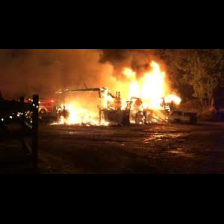
#> input picture outputs/resized_images/Fire/image_102.png, 224 x 224 px; its folder holds only this picture in this run
$ jupyter execute --allow-errors 04_eda_and_feature_extraction.ipynb   (shell and % lines are left out)
#> lines starting #> are read from the running program, lines starting #| are printed output that depends on the picture; after the words box and inside, x2 and y2 are one past the last pixel; in counts of white or black regions, pixels touching at a corner belong together
# Stage 1: dataset description, EDA, and feature extraction

Fire, smoke, and neutral scene classification for the MIDS w281 final project.

This notebook is written to run from top to bottom in Google Colab. The first code cell installs the packages Colab does not already provide, then the notebook downloads the dataset, describes it, and extracts three feature families:

1. A simple feature: an HSV color histogram.
2. A hand-designed feature: geometry of a flame-colored region.
3. A pretrained feature: a 2048-dimensional ResNet50 embedding.

It then plots how those features vary across the three classes, and it reduces them with PCA and t-SNE.

Stage 1 output categories are Fire, Smoke, and Neutral. The later grid-level intensity task is out of scope here.

Turn on a GPU runtime if you have one (Runtime, Change runtime type, T4 GPU). The notebook still runs on CPU. Set `QUICK = True` in the setup cell if you only want a short check.

## 0. Install and import

Colab already has PyTorch. The install cell adds OpenCV, scikit-learn, and the plotting libraries used below.

[cell 1]
# Colab install. Safe to rerun locally; packages that are already present are left alone.

[cell 2]
import sys
from pathlib import Path

import cv2
import matplotlib.pyplot as plt
import numpy as np
import pandas as pd
import torch
import torch.nn as nn
from PIL import Image
from sklearn.decomposition import PCA
from sklearn.manifold import TSNE
from sklearn.preprocessing import StandardScaler
from torchvision.models import ResNet50_Weights, resnet50
from tqdm.auto import tqdm

IN_COLAB = "google.colab" in sys.modules

# Full training set by default. Set True for a fast sanity check (40 images per class).
QUICK = False
SAMPLE_PER_CLASS = 40
RANDOM_STATE = 0
IMAGE_SIZE = 224

CLASSES = ["Fire", "Smoke", "Neutral"]
CLASS_COLORS = {"Fire": "#d35400", "Smoke": "#7f8c8d", "Neutral": "#1e8449"}

if IN_COLAB:
    ROOT = Path("/content/MIDS-281-project")
else:
    ROOT = Path.cwd()
    if ROOT.name == "notebooks":
        ROOT = ROOT.parent

DATA_DIR = ROOT / "data"
DATASET_DIR = DATA_DIR / "FIRE-SMOKE-DATASET"
OUTPUT_DIR = ROOT / "outputs"
OUTPUT_DIR.mkdir(parents=True, exist_ok=True)

print("Colab:", IN_COLAB)
print("Project root:", ROOT)
print("Torch:", torch.__version__, "| CUDA:", torch.cuda.is_available())
#> (this line was passed over: torch is not available in this run)

## 1. Dataset

**Link:** [DeepQuestAI Fire-Smoke-Dataset v1](https://github.com/DeepQuestAI/Fire-Smoke-Dataset/releases/download/v1/FIRE-SMOKE-DATASET.zip)

The zip is the same release used in `00_extract_dataset.ipynb`. It is organized as `Train/` and `Test/`, and each split has three folders: `Fire`, `Smoke`, and `Neutral`.

The proposal expects about 1,000 images in each category, roughly 900 for training and 100 for testing. The next cells download the zip if it is not already under `data/`, then count the files so the report uses the actual inventory rather than the proposal's round numbers.

[cell 3]
import urllib.request
import zipfile

DATASET_URL = (
    "https://github.com/DeepQuestAI/Fire-Smoke-Dataset/"
    "releases/download/v1/FIRE-SMOKE-DATASET.zip"
)
ZIP_PATH = DATA_DIR / "FIRE-SMOKE-DATASET.zip"
DATA_DIR.mkdir(parents=True, exist_ok=True)

#> (the rest of this cell did not finish here and is left out)

[cell 4]
EXTENSIONS = {".jpg", ".jpeg", ".png"}

def list_images(split):
    records = []
    for label in CLASSES:
        folder = DATASET_DIR / split / label
        paths = sorted(
            p for p in folder.rglob("*")
            if p.is_file() and p.suffix.lower() in EXTENSIONS
        )
        for path in paths:
            with Image.open(path) as im:
                width, height = im.size
                mode = im.mode
            records.append({
                "split": split,
                "label": label,
                "path": str(path),
                "width": width,
                "height": height,
                "pixels": width * height,
                "mode": mode,
            })
    return records

inventory = pd.DataFrame(list_images("Train") + list_images("Test"))
#> in list_images, im is the input picture: PIL image 224x224 RGB; mean R, G, B 57.1, 36.2, 20.7
#> inventory = table of 2 rows and 7 columns
counts = (
    inventory.groupby(["split", "label"])
    .size()
    .unstack("label")
    .reindex(columns=CLASSES)
)
#> counts = table of 2 rows and 3 columns
print(counts.to_string())
#| label  Fire  Smoke  Neutral
#| split
#| Test      1    NaN      NaN
#| Train     1    NaN      NaN
print("Total images:", len(inventory))
#| Total images: 2
inventory.head()
#> Out = table of 2 rows and 7 columns

## 2. What the pictures look like

Each row is one class. These are the first four training images in sorted filename order, so the grid is the same every time the notebook runs.

The scenes are not controlled photographs of a single object. Fire frames mix flame color, smoke, and a background (room, forest, vehicle, night sky). Smoke frames are often a gray or white plume with the background still visible. Neutral frames are ordinary scenes, and some of them contain orange or bright regions that can look a little like flame if a model only looks at color.

[cell 5]
def read_rgb(path):
    bgr = cv2.imread(str(path), cv2.IMREAD_COLOR)
    if bgr is None:
        return None
    return cv2.cvtColor(bgr, cv2.COLOR_BGR2RGB)

fig, axes = plt.subplots(len(CLASSES), 4, figsize=(12, 8))
for row, label in enumerate(CLASSES):
    paths = inventory[(inventory.split == "Train") & (inventory.label == label)]["path"].head(4)
    for col, path in enumerate(paths):
        ax = axes[row, col]
        image = read_rgb(path)
        ax.imshow(image)
        ax.set_title(f"{label}\n{image.shape[1]}x{image.shape[0]}", fontsize=9)
        ax.axis("off")
fig.suptitle("Example training images", fontsize=14)
fig.tight_layout()
plt.show()

## 3. How the dataset varies

Three kinds of variation matter for this classifier.

**Category balance.** The task is a three-way classification. If one class had far more images, accuracy would be a poor summary. The bar chart checks that.

**Size and resolution.** The files are not one camera setting. Width and height change from image to image, and many files are small. Every feature below is computed after a resize to 224 by 224, which is the input size ResNet50 expects. Direct resize changes the aspect ratio. That is a deliberate trade: every image then occupies the same pixel grid, and black padding does not get counted as part of the scene.

**Appearance.** Flame hue, brightness, and size change inside the Fire class. Smoke changes in density and in how much of the frame it covers. Neutral images differ in background, lighting, and whether any warm colors are present. The resolution scatter and the pixel-count table are the quantitative part of that description. The feature plots later in the notebook show the appearance part.

[cell 6]
fig, axes = plt.subplots(1, 2, figsize=(12, 4))

count_plot = counts.T  # label x split
#> count_plot = table of 3 rows and 2 columns
x = np.arange(len(CLASSES))
width = 0.36
axes[0].bar(x - width / 2, count_plot["Train"], width, label="Train", color="#1f4e79")
axes[0].bar(x + width / 2, count_plot["Test"], width, label="Test", color="#7fb3d5")
axes[0].set_xticks(x)
axes[0].set_xticklabels(CLASSES)
axes[0].set_ylabel("Images")
axes[0].set_title("Images per category")
axes[0].legend()

for label, group in inventory.groupby("label"):
    axes[1].scatter(
        group["width"],
        group["height"],
        s=12,
        alpha=0.45,
        c=CLASS_COLORS[label],
        label=label,
    )
axes[1].set_xlabel("Width (pixels)")
axes[1].set_ylabel("Height (pixels)")
axes[1].set_title("Original resolution, train and test")
axes[1].legend(markerscale=2)

fig.tight_layout()
plt.show()
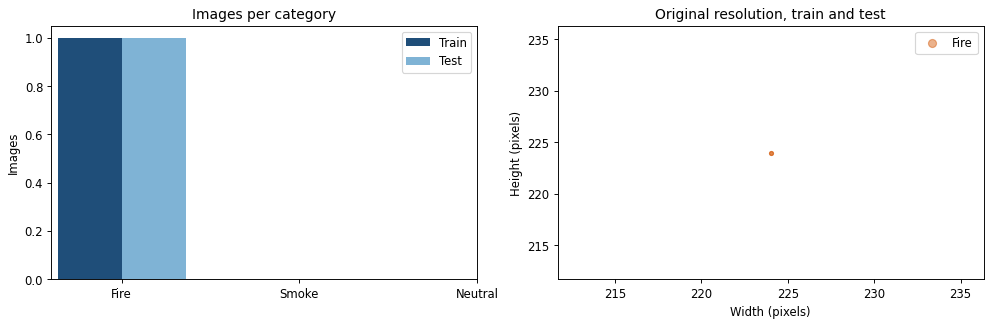
#> figure drawn by matplotlib, 2 panels; panel 1: tallest bar 1 high, from x = -0.36 to 0; panel 1: tallest bar 1 high, from x = -2.78e-17 to 0.36

size_summary = (
    inventory.groupby("label")[["width", "height", "pixels"]]
    .agg(["min", "median", "max"])
)
#> size_summary = table of 1 rows and 9 columns
size_summary
#> Out = table of 1 rows and 9 columns

## 4. Classification problem and the features chosen for it

**Problem.** Given one RGB image, predict one of three labels: Fire, Smoke, or Neutral. About 900 training images and 100 test images are expected in each category. The exact counts are in the table above.

**Why these three features.** The classes overlap in ways that a single descriptor handles badly. Fire is partly a color event (yellow, orange, and red, usually bright). Smoke is partly a texture and contrast event (a soft gray or white region that still lets the background show through). Neutral images can contain sunsets, headlights, or orange objects, so color by itself will make mistakes. The three features below answer three different questions.

**Simple feature: HSV histogram (48 numbers).** Sixteen bins each for hue, saturation, and value, each channel scaled to sum to 1. Hue separates orange flame from green or blue backgrounds. Saturation separates colorful flame from gray smoke. Value separates a bright flame core from a dark frame. A histogram throws away position, which is acceptable for a first feature and matches the proposal. Edges and raw pixels would mostly measure the background, because the flame is often a small part of the frame.

**Hand-designed feature: flame-region geometry (11 numbers).** A fixed color rule marks pixels that look like flame: OpenCV hue at most 25 or at least 160 (red), or hue from 15 to 40 (yellow), with saturation at least 90 and value at least 140 (yellow also requires value at least 160). From that mask the notebook records:

- fire fraction, the share of pixels that pass the rule
- centroid row and column, as a fraction of the frame
- share of those pixels in the top, middle, and bottom third
- bounding-box height and width, as a fraction of the frame, and their ratio
- compactness, `4 * pi * area / perimeter^2` of the mask contours
- edge density, Canny edge pixels inside the mask divided by mask area

This is the custom feature from the proposal: how much flame-colored area there is, where it sits, what shape it has, and whether its boundary is sharp. Smoke and neutral images should score near zero on fire fraction. A sunset can still light the rule up, which is why this feature is paired with the other two rather than used alone.

**Pretrained feature: ResNet50 embedding (2048 numbers).** The network is the ImageNet ResNet50 with its classification layer removed, so each image becomes the 2048-dimensional global-average-pooled vector from the last convolutional stage. Those coordinates were learned on a large set of photographs. They respond to texture, object context, and scene layout that a hue threshold cannot name: a plume against trees, a room interior, a night street. The illustration for this feature is the mean activation of that last stage, resized onto the image, so we can see where the network was responding.

Features for modeling are computed on the training images only. The test folder is counted in the EDA and then left alone.

[cell 7]
HSV_BINS = 16
HAND_NAMES = [
    "fire_fraction",
    "centroid_row",
    "centroid_col",
    "mass_top",
    "mass_middle",
    "mass_bottom",
    "bbox_height_frac",
    "bbox_width_frac",
    "aspect",
    "compactness",
    "edge_density",
]

def resize_rgb(image, size=IMAGE_SIZE):
    return cv2.resize(image, (size, size), interpolation=cv2.INTER_AREA)

def hsv_histogram(rgb, bins=HSV_BINS):
    """Simple feature. Per-channel HSV histogram, 16 bins, each channel sums to 1."""
    hsv = cv2.cvtColor(rgb, cv2.COLOR_RGB2HSV)
    ranges = [(0, 180), (0, 256), (0, 256)]
    parts = []
    for channel, (low, high) in enumerate(ranges):
        hist = cv2.calcHist([hsv], [channel], None, [bins], [low, high]).flatten()
        parts.append(hist / (hist.sum() + 1e-8))
    return np.concatenate(parts).astype(np.float32)

def flame_mask(rgb):
    hsv = cv2.cvtColor(rgb, cv2.COLOR_RGB2HSV)
    hue, sat, val = cv2.split(hsv)
    red = ((hue <= 25) | (hue >= 160)) & (sat >= 90) & (val >= 140)
    yellow = (hue >= 15) & (hue <= 40) & (sat >= 90) & (val >= 160)
    return (red | yellow).astype(np.uint8)

def flame_features(rgb):
    """Hand-designed feature. Geometry of the flame-colored mask."""
    mask = flame_mask(rgb)
    height, width = mask.shape
    area = float(mask.sum())
    total = float(height * width)
    if area < 1:
        return np.zeros(len(HAND_NAMES), dtype=np.float32), mask

    rows, cols = np.nonzero(mask)
    centroid_row = rows.mean() / height
    centroid_col = cols.mean() / width
    mass_top = float((rows < height / 3).mean())
    mass_middle = float(((rows >= height / 3) & (rows < 2 * height / 3)).mean())
    mass_bottom = float((rows >= 2 * height / 3).mean())
    box_h = (rows.max() - rows.min() + 1) / height
    box_w = (cols.max() - cols.min() + 1) / width
    aspect = box_w / (box_h + 1e-8)

    contours, _ = cv2.findContours(mask, cv2.RETR_EXTERNAL, cv2.CHAIN_APPROX_SIMPLE)
    perimeter = sum(cv2.arcLength(contour, True) for contour in contours)
    compactness = (4 * np.pi * area) / (perimeter * perimeter + 1e-8)

    gray = cv2.cvtColor(rgb, cv2.COLOR_RGB2GRAY)
    edges = cv2.Canny(gray, 80, 160)
    edge_density = float(((edges > 0) & (mask > 0)).sum()) / area

    vector = np.array([
        area / total,
        centroid_row,
        centroid_col,
        mass_top,
        mass_middle,
        mass_bottom,
        box_h,
        box_w,
        aspect,
        compactness,
        edge_density,
    ], dtype=np.float32)
    return vector, mask

def canny_edges(rgb):
    gray = cv2.cvtColor(rgb, cv2.COLOR_RGB2GRAY)
    return cv2.Canny(gray, 80, 160)

## 5. Feature illustrations

One training image from each class, resized to 224 by 224. Columns:

1. The resized image.
2. The HSV histogram (the simple feature). Hue is drawn on 0 to 180 because that is OpenCV's hue range. Saturation and value use 0 to 255.
3. The flame-color mask and the Canny edges that the hand-designed feature is built from.
4. The mean ResNet50 last-stage activation, upsampled and drawn over the image. Bright regions are where the pretrained network responded most, averaged across the 2048 channels. This is an illustration of the learned feature, not the 2048 numbers themselves. The numbers are extracted in the next section.

[cell 8]
weights = ResNet50_Weights.DEFAULT
#> (the rest of this cell did not finish here and is left out)

## 6. Extract features for the training set

HSV and the flame geometry are computed on the 224 by 224 image. The ResNet embedding uses the library's own ImageNet preprocessing, which resizes and normalizes the original file, so the learned feature is not tied to our stretch-resize.

`QUICK = True` keeps 40 images per class so the rest of the notebook can be checked in a few minutes. Leave it `False` for the writeup.

[cell 9]
train = inventory[inventory.split == "Train"].copy()
#> train = table of 1 rows and 7 columns
if QUICK:
    parts = []
    for label, frame in train.groupby("label"):
        n = min(SAMPLE_PER_CLASS, len(frame))
        parts.append(frame.sample(n, random_state=RANDOM_STATE))
    train = pd.concat(parts, ignore_index=True)
    print("Quick mode:", train.groupby("label").size().to_dict())
else:
    print("Full training set:", len(train))
#| Full training set: 1

paths = train["path"].tolist()
labels = train["label"].tolist()
#> labels = ['Fire']

hsv_rows = []
hand_rows = []
for path in tqdm(paths, desc="HSV and flame features"):
    image = resize_rgb(read_rgb(path))
    hsv_rows.append(hsv_histogram(image))
#> in hsv_histogram, `hsv = cv2.cvtColor(rgb, cv2.COLOR_RGB2HSV)`: hsv: shape (224, 224, 3); mean H, S, V 9.4, 105.7, 57.1
#> after the loop in hsv_histogram, `for channel, (low, high) in enumerate(ranges):`: parts = 3 items
    hand_vector, _mask = flame_features(image)
#> in flame_mask, `hue, sat, val = cv2.split(hsv)`:
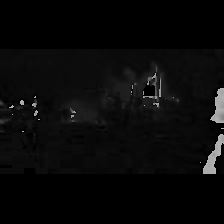
#> hue: shape (224, 224); min 0, max 179, mean 9.4
#> in flame_mask, `hue, sat, val = cv2.split(hsv)`:
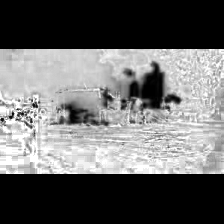
#> sat: shape (224, 224); min 0, max 255, mean 105.7
#> in flame_mask, `hue, sat, val = cv2.split(hsv)`:
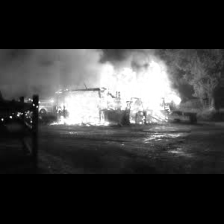
#> val: shape (224, 224); min 0, max 255, mean 57.1
#> in flame_mask, `red = ((hue <= 25) | (hue >= 160)) & (sat >= 90) & (val >= 140)`:
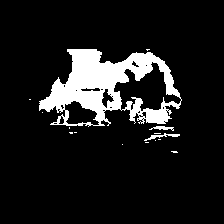
#> red: shape (224, 224) bool; 10.8% white; 15 white regions (12 under 20 px), largest, box (x1, y1, x2, y2) and area: (39, 49, 182, 127) 5201, (144, 133, 180, 141) 88, (149, 126, 174, 131) 65
#> in flame_mask, `yellow = (hue >= 15) & (hue <= 40) & (sat >= 90) & (val >= 160)`:
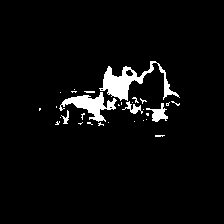
#> yellow: shape (224, 224) bool; 4.3% white; 31 white regions (25 under 20 px), largest, box (x1, y1, x2, y2) and area: (99, 61, 180, 101) 991, (59, 92, 117, 122) 672, (146, 103, 168, 122) 183, (122, 101, 143, 114) 101, (61, 110, 69, 124) 46, (84, 91, 95, 93) 20
#> in flame_mask, `return (red | yellow).astype(np.uint8)`:
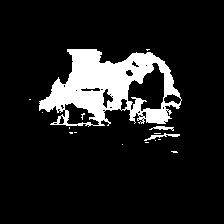
#> returned value: shape (224, 224); values 0 (black) and 1 (white), 11.7% white; 16 white regions (13 under 20 px)
#> in flame_features, `area = float(mask.sum())`: area = 5851
#> in flame_features, `rows, cols = np.nonzero(mask)`: rows = 5851 values from 49 to 152; cols = 5851 values, max 181 at index 3868, min 29 at index 3787, mean 109.4
#> in flame_features, `centroid_row = rows.mean() / height`: centroid_row = 0.395
#> in flame_features, `centroid_col = cols.mean() / width`: centroid_col = 0.488
#> in flame_features, `mass_top = float((rows < height / 3).mean())`: mass_top = 0.304
#> in flame_features, `mass_middle = float(((rows >= height / 3) & (rows < 2 * height / 3)).m..`: mass_middle = 0.694
#> in flame_features, `mass_bottom = float((rows >= 2 * height / 3).mean())`: mass_bottom = 0.00188
#> in flame_features, `box_h = (rows.max() - rows.min() + 1) / height`: box_h = 0.464
#> in flame_features, `box_w = (cols.max() - cols.min() + 1) / width`: box_w = 0.683
#> in flame_features, `aspect = box_w / (box_h + 1e-8)`: aspect = 1.47
#> in flame_features, `contours, _ = cv2.findContours(mask, cv2.RETR_EXTERNAL, cv2.CHAIN_APPR..`: contours = 15 contours, 12 with area under 20; largest, box (x1, y1, x2, y2) and area: (39, 49, 182, 127) 7228, (144, 133, 180, 141) 50, (149, 126, 174, 131) 40
#> in flame_features, `perimeter = sum(cv2.arcLength(contour, True) for contour in contours)`: perimeter = 855.9
#> in flame_features, `compactness = (4 * np.pi * area) / (perimeter * perimeter + 1e-8)`: compactness = 0.1
#> in flame_features, `gray = cv2.cvtColor(rgb, cv2.COLOR_RGB2GRAY)`:
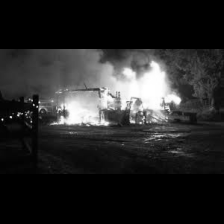
#> gray: shape (224, 224); min 0, max 255, mean 40.7
#> in flame_features, `edges = cv2.Canny(gray, 80, 160)`:
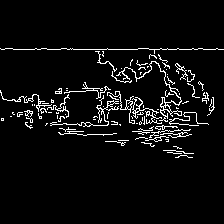
#> edges: shape (224, 224); 5.3% white in thin lines or dots, all inside (x1, y1, x2, y2) = (0, 48, 224, 158)
#> in flame_features, `edge_density = float(((edges > 0) & (mask > 0)).sum()) / area`: edge_density = 0.21
#> in flame_features, `vector = np.array([ area / total, centroid_row, centroid_col, mass_top..`: vector = [0.117, 0.395, 0.488, 0.304, 0.694, 0.00188, 0.464, 0.683, 1.47, 0.1, 0.21]
#> hand_vector has the same summary as vector in flame_features
    hand_rows.append(hand_vector)

X_hsv = np.vstack(hsv_rows)
X_hand = np.vstack(hand_rows)
print("HSV:", X_hsv.shape, "flame geometry:", X_hand.shape)
#| HSV: (1, 48) flame geometry: (1, 11)

# [13 lines left out: function embed_paths, not called in this run]

#> (the rest of this cell did not finish here and is left out)
